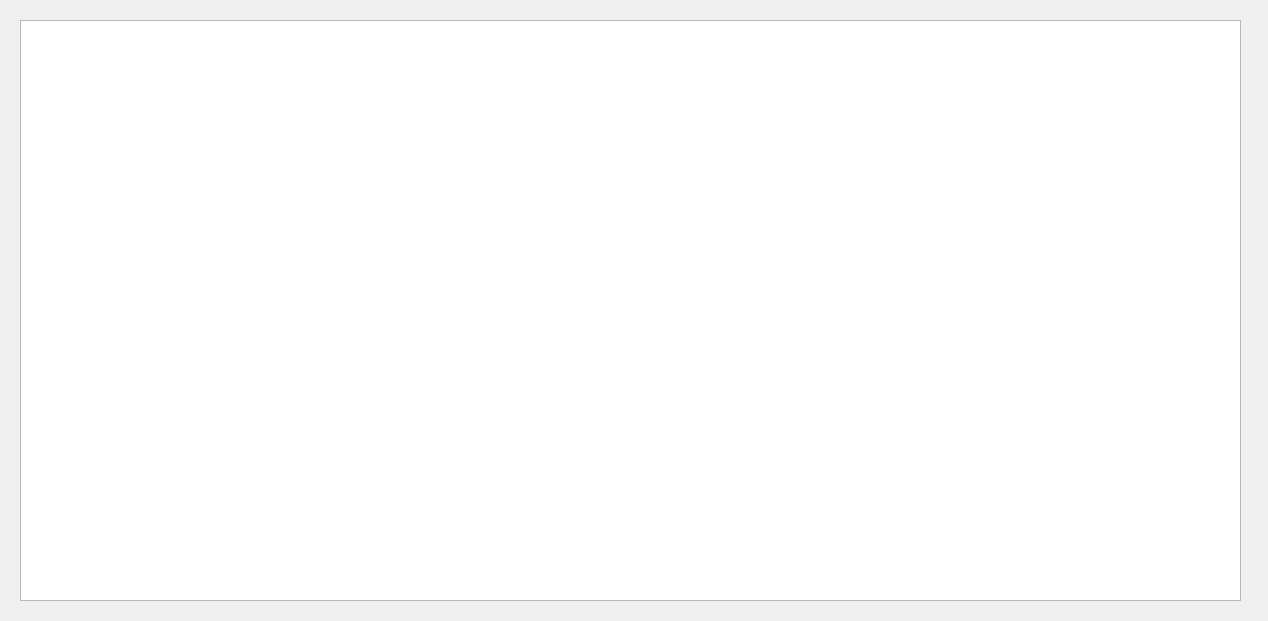
<?xml version="1.0" encoding="UTF-8"?>
<ui version="4.0">
 <class>HelpDialog</class>
 <widget class="QDialog" name="HelpDialog">
  <property name="geometry">
   <rect>
    <x>0</x>
    <y>0</y>
    <width>1268</width>
    <height>621</height>
   </rect>
  </property>
  <property name="windowTitle">
   <string>Help</string>
  </property>
  <widget class="QTextBrowser" name="textBrowserHelp">
   <property name="geometry">
    <rect>
     <x>20</x>
     <y>20</y>
     <width>1221</width>
     <height>581</height>
    </rect>
   </property>
   <property name="html">
    <string>&lt;!DOCTYPE HTML PUBLIC &quot;-//W3C//DTD HTML 4.0//EN&quot; &quot;http://www.w3.org/TR/REC-html40/strict.dtd&quot;&gt;
&lt;html&gt;&lt;head&gt;&lt;meta name=&quot;qrichtext&quot; content=&quot;1&quot; /&gt;&lt;meta charset=&quot;utf-8&quot; /&gt;&lt;style type=&quot;text/css&quot;&gt;
p, li { white-space: pre-wrap; }
hr { height: 1px; border-width: 0; }
li.unchecked::marker { content: &quot;\2610&quot;; }
li.checked::marker { content: &quot;\2612&quot;; }
&lt;/style&gt;&lt;/head&gt;&lt;body style=&quot; font-family:'Segoe UI'; font-size:9pt; font-weight:400; font-style:normal;&quot;&gt;
&lt;p style=&quot;-qt-paragraph-type:empty; margin-top:0px; margin-bottom:0px; margin-left:0px; margin-right:0px; -qt-block-indent:0; text-indent:0px;&quot;&gt;&lt;br /&gt;&lt;/p&gt;
&lt;p style=&quot;-qt-paragraph-type:empty; margin-top:0px; margin-bottom:0px; margin-left:0px; margin-right:0px; -qt-block-indent:0; text-indent:0px;&quot;&gt;&lt;br /&gt;&lt;/p&gt;&lt;/body&gt;&lt;/html&gt;</string>
   </property>
  </widget>
 </widget>
 <resources/>
 <connections/>
</ui>
